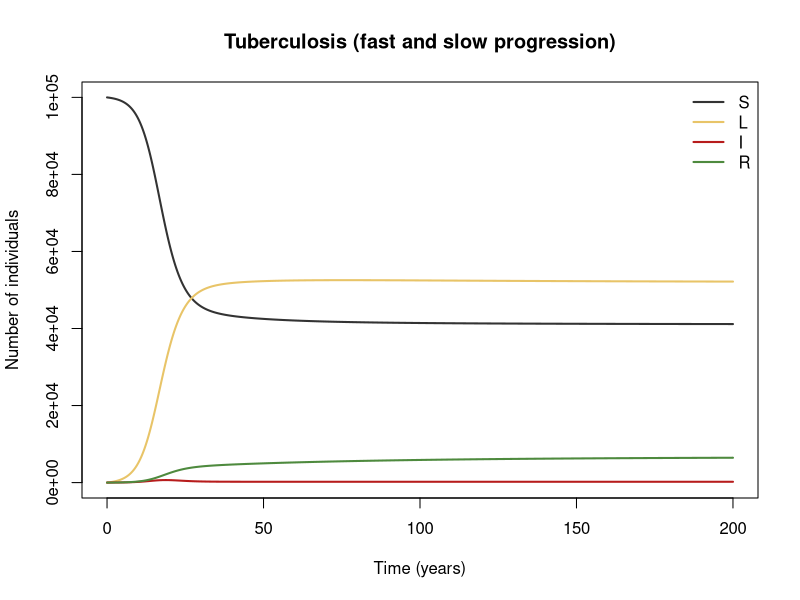
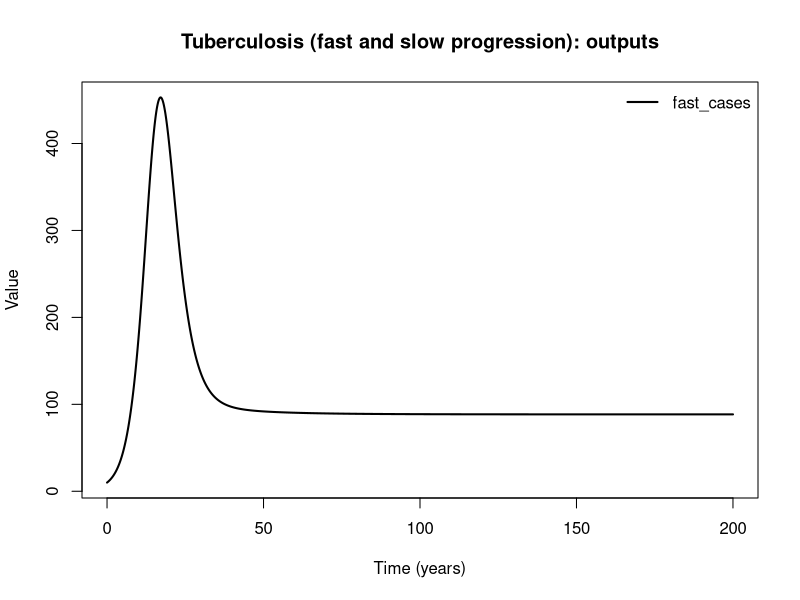

Write the R code that produced these figures, in order.
## Tuberculosis (fast and slow progression)
## New infections progress rapidly to disease with probability p, otherwise enter long-term latency (L)
## with slow reactivation; treated/self-cured cases can relapse.
## Reference: Vynnycky & White (2010), An Introduction to Infectious Disease Modelling, ch. 3; Blower et al. (1995), Nature Medicine 1:815-821
##
## Generated from a compartmental model diagram (model format v1).
## Regenerating from the same diagram always gives this exact file.
##
## Compartments: S, L, I, R
## Flows (time unit: years):
##   (outside) -> S  : (mu * N + muTB * I)
##   S -> I          : p * lam * S
##   S -> L          : (1 - p) * lam * S
##   L -> I          : v * L
##   I -> R          : r * I
##   R -> I          : relapse * R
##   S -> (outside)  : mu * S
##   L -> (outside)  : mu * L
##   I -> (outside)  : mu * I
##   I -> (outside)  : muTB * I
##   R -> (outside)  : mu * R

library(deSolve)

# ---- Time ------------------------------------------------------------
times <- seq(0, 200, by = 0.1)  # years

# ---- Parameters ------------------------------------------------------
parameters <- c(
  beta = 10,        # effective contacts per case per year
  p = 0.1,          # proportion progressing rapidly to disease
  v = 0.001,        # reactivation rate per year
  r = 0.5,          # rate of cure / self-cure per year
  relapse = 0.002,  # relapse rate per year
  mu = 1 / 70,      # background death rate per year
  muTB = 0.2        # TB mortality rate per year
)

# ---- Initial conditions ----------------------------------------------
state <- c(
  S = 99990,  # Susceptible
  L = 0,      # Latent infection
  I = 10,     # Active TB
  R = 0       # Recovered
)

# ---- Model equations -------------------------------------------------
tb_model <- function(t, state, parameters) {
  with(as.list(c(state, parameters)), {
    # Total population
    N <- S + L + I + R

    # Derived quantities
    lam <- beta * I / N  # force of infection

    # Flows recorded as outputs
    fast_cases <- p * lam * S

    # Rates of change
    dS <- (mu * N + muTB * I) - p * lam * S - (1 - p) * lam * S - mu * S
    dL <- (1 - p) * lam * S - v * L - mu * L
    dI <- p * lam * S + v * L - r * I + relapse * R - mu * I - muTB * I
    dR <- r * I - relapse * R - mu * R

    list(c(dS, dL, dI, dR), c(fast_cases = fast_cases))
  })
}

# ---- Solve -----------------------------------------------------------
out <- ode(y = state, times = times, func = tb_model, parms = parameters)
out <- as.data.frame(out)

# ---- Plot ------------------------------------------------------------
compartment_cols <- c(S = "#333333", L = "#E8C468", I = "#B71C1C", R = "#4E8A3E")
matplot(out$time, out[, names(compartment_cols)], type = "l", lty = 1, lwd = 2,
        col = compartment_cols, xlab = "Time (years)", ylab = "Number of individuals",
        main = "Tuberculosis (fast and slow progression)")
legend("topright", legend = names(compartment_cols), col = compartment_cols,
       lty = 1, lwd = 2, bty = "n")

output_names <- c("fast_cases")
matplot(out$time, out[, output_names, drop = FALSE], type = "l", lty = 1, lwd = 2,
        col = seq_along(output_names), xlab = "Time (years)", ylab = "Value",
        main = "Tuberculosis (fast and slow progression): outputs")
legend("topright", legend = output_names, col = seq_along(output_names),
       lty = 1, lwd = 2, bty = "n")
